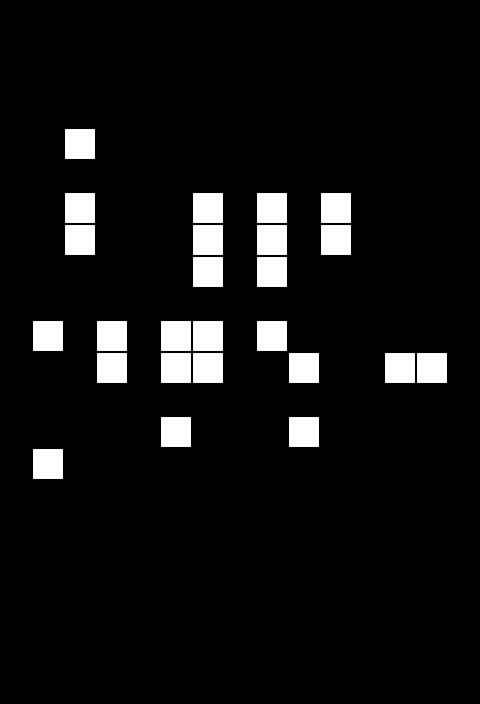

This is a level from a 2D game, rendered from its Tiled map with the project's own tilesets. A one-line summary and the map file follow, with tile-layer data summarised:
An orthogonal 15x22 tile map with 32x32 px tiles, 1 tile layer (layer).

<map version="1.0" orientation="orthogonal" renderorder="right-down" width="15" height="22" tilewidth="32" tileheight="32" nextobjectid="1">
 <tileset firstgid="1" name="tile" tilewidth="32" tileheight="32">
  <image source="tile.png" width="32" height="32" />
 </tileset>
 <layer name="layer" width="15" height="22">
  <data>[330 cells, 25 non-empty, 1 distinct tile ids]</data>
 </layer>
</map>
